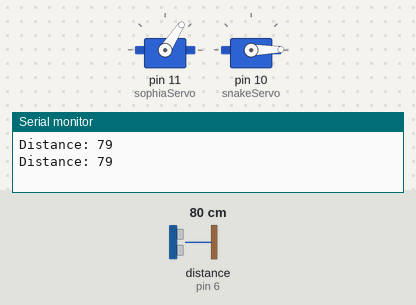
Bench run of a sketch on a simulated Arduino Uno, built with avr-gcc and run on an emulated ATmega328P. Parts: 2 × servo, the last lines printed to the serial monitor. The inputs (shaded band) are chosen by the test bench; at power-on: distance to the obstacle (sensor on pin 6) 80 cm. The echo pulse lasts 58.3 µs per cm.

Above: at 14.7 s.
15.0 s: distance to the obstacle (sensor on pin 6) set to 2 cm
At 15.3 s:
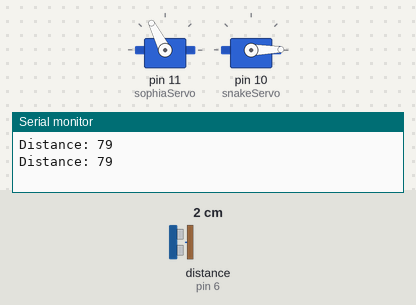
25.5 s: distance to the obstacle (sensor on pin 6) set to 250 cm
At 25.88 s:
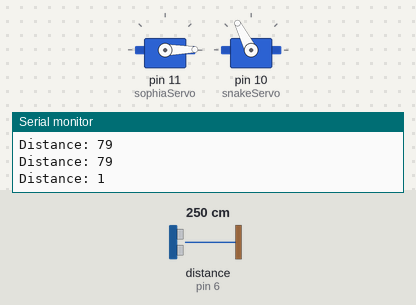
Timing chart, 0 to 42.0 s (numbered marks = the images above; inputs shaded):
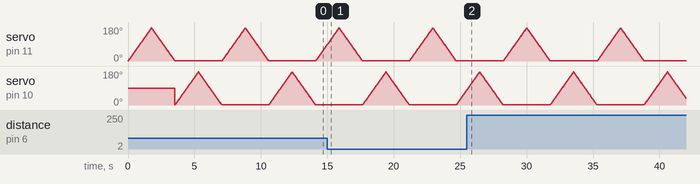

The sketch:

ServoMotor.Snake.ino
```cpp
#include <Servo.h>

Servo sophiaServo;
Servo snakeServo;

const int trigPin = 5;
const int echoPin = 6;

long duration;
int distance;

void setup() {
  // put your setup code here, to run once:
  sophiaServo.attach(11);
  snakeServo.attach(10);


  pinMode (trigPin, OUTPUT) ;
  pinMode (echoPin, INPUT) ;
  Serial.begin(9600) ;
}

void loop() {
  // put your main code here, to run repeatedly:
  for (int i = 0; i < 175; i++){
  sophiaServo.write(i);
  delay(10);
  }

  for (int i = 175; i > 0; i--){
    sophiaServo.write(i);
    delay(10);
  }
  for (int i = 0; i < 175; i++){
  snakeServo.write(i);
  delay(10);
  }

  for (int i = 175; i > 0; i--){
    snakeServo.write(i);
    delay(10);
  }

  digitalWrite (trigPin, LOW) ;
  delayMicroseconds (2) ;


  digitalWrite (trigPin, HIGH) ;
  delayMicroseconds (10) ;
  digitalWrite (trigPin, LOW) ;


  duration = pulseIn (echoPin, HIGH) ;
  distance= duration*0.034/2;

  Serial.print ("Distance: ");
  Serial.println(distance) ;

}
```
